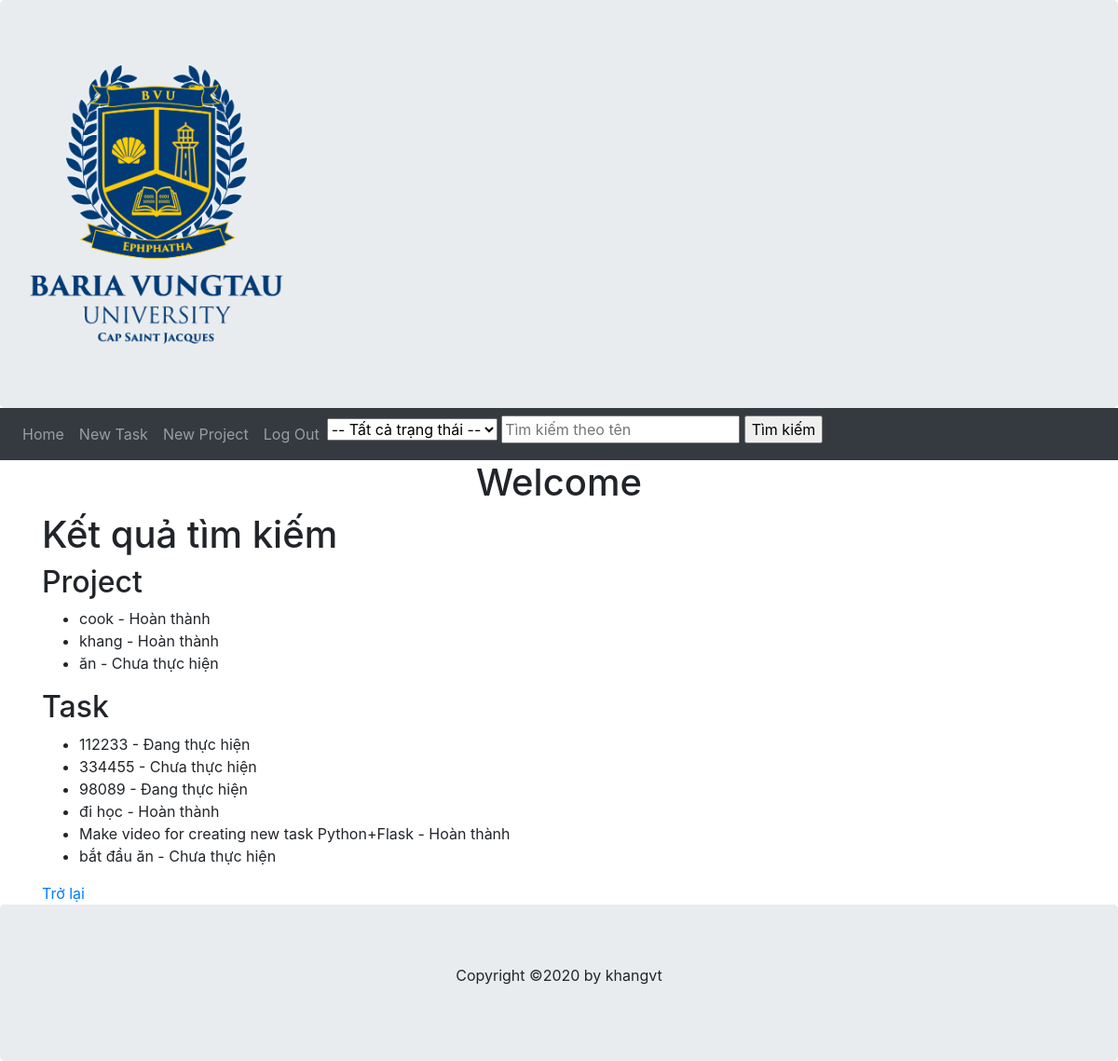
Screenshot of /search with the database file from the repository.
### models.py (models this page shows, shortened)
class Project(db.Model):
    project_id=db.Column(db.Integer, Sequence('priority_id_seq'), primary_key=True)
    description=db.Column(db.String(255), nullable=False)
    name=db.Column(db.String(255), nullable=False)
    deadline=db.Column(db.DateTime, nullable=False)
    user_id=db.Column(db.Integer, ForeignKey('user.user_id'))
    user=db.relationship('User', back_populates='projects')
    status_id=db.Column(db.Integer, ForeignKey('status.status_id'))
    status=db.relationship('Status', back_populates='project')
    tasks=db.relationship('Task', back_populates='project')

class Status(db.Model):
    status_id=db.Column(db.Integer, Sequence('priority_id_seq'), primary_key=True)
    description=db.Column(db.String(255), nullable=False)
    tasks=db.relationship('Task', back_populates='status')
    project=db.relationship('Project', back_populates='status')

class Task(db.Model):
    task_id=db.Column(db.Integer, Sequence('task_id_seq'), primary_key=True)
    description=db.Column(db.String(255), nullable=False)
    deadline=db.Column(db.DateTime, nullable=False)
    priority_id=db.Column(db.Integer, ForeignKey('priority.priority_id'))
    priority=db.relationship('Priority',back_populates="tasks")
    status_id=db.Column(db.Integer, ForeignKey('status.status_id'))
    status=db.relationship('Status',back_populates="tasks")
    project_id=db.Column(db.Integer, ForeignKey('project.project_id'))
    project=db.relationship('Project',back_populates="tasks")

### tpl.py (the view)
@app.route('/search', methods=['GET', 'POST'])
def search():
    _user_id=session.get('user')
    search_query = request.args.get('search_query')  # Lấy giá trị tìm kiếm từ tham số GET
    status = request.args.get('status')  # Lấy giá trị trạng thái từ tham số GET
    if search_query:
        if status:
            if status == '1':
                projects = db.session.query(models.Project).filter(
                    (models.Project.name.ilike(f"%{search_query}%")) & (models.Project.status_id == 1)
                ).all()
                tasks = db.session.query(models.Task).filter(
                    (models.Task.description.ilike(f"%{search_query}%")) & (models.Task.status_id == 1)
                ).all()
            elif status == '2':
                projects = db.session.query(models.Project).filter(
                    (models.Project.name.ilike(f"%{search_query}%")) & (models.Project.status_id == 2)
                ).all()
                tasks = db.session.query(models.Task).filter(
                    (models.Task.description.ilike(f"%{search_query}%")) & (models.Task.status_id == 2)
                ).all()
            elif status == '3':
                projects = db.session.query(models.Project).filter(
                    (models.Project.name.ilike(f"%{search_query}%")) & (models.Project.status_id == 3)
                ).all()
                tasks = db.session.query(models.Task).filter(
                    (models.Task.description.ilike(f"%{search_query}%")) & (models.Task.status_id == 3)
                ).all()
            elif status == '4':
                projects = db.session.query(models.Project).filter(
                    (models.Project.name.ilike(f"%{search_query}%")) & (models.Project.status_id == 4)
                ).all()
                tasks = db.session.query(models.Task).filter(
                    (models.Task.description.ilike(f"%{search_query}%")) & (models.Task.status_id == 4)
                ).all()
        else:
            projects = db.session.query(models.Project).filter(models.Project.name.ilike(f"%{search_query}%")).all()
            tasks = db.session.query(models.Task).filter(models.Task.description.ilike(f"%{search_query}%")).all()
    else:
        if status:
            if status == '1':
                projects = db.session.query(models.Project).filter_by(status_id=1).all()
                tasks = db.session.query(models.Task).filter_by(status_id=1).all()
            elif status == '2':
                projects = db.session.query(models.Project).filter_by(status_id=2).all()
                tasks = db.session.query(models.Task).filter_by(status_id=2).all()
            elif status == '3':
                projects = db.session.query(models.Project).filter_by(status_id=3).all()
                tasks = db.session.query(models.Task).filter_by(status_id=3).all()
            elif status == '4':
                projects = db.session.query(models.Project).filter_by(status_id=4).all()
                tasks = db.session.query(models.Task).filter_by(status_id=4).all()
        else:
            projects = db.session.query(models.Project).all()
            tasks = db.session.query(models.Task).all()
    return render_template('search_results.html', projects=projects, tasks=tasks, user=_user_id)

### templates/search_results.html
{%extends "userbase.html"%}
{%block content%}
    <div class="container">
        <div class="jumptron text-center">
            <h1>Welcome {{user.first_name}} {{user.last_name}}</h1>
        </div>
        <h1>Kết quả tìm kiếm</h1>
        <h2>Project</h2>
        <ul>
            {% for project in projects %}
                <li>{{ project.name }} - {{ project.status.description }}</li>
            {% endfor %}
        </ul>
        <h2>Task</h2>
        <ul>
            {% for task in tasks %}
                <li>{{ task.description }} - {{ task.status.description }}</li>
            {% endfor %}
        </ul>
        <a href="/userHome">Trở lại</a>
    </div>
{%endblock%}

### templates/userbase.html (shortened to what this page needs)
<!DOCTYPE html>
<html lang="en">
<head>
    <link rel="stylesheet" href="../static/bootstrap-4.0.0-dist/css/bootstrap.min.css">
</head>
<body>
    <div class="jumbotron" style="margin-bottom: 0;">
        <a href="/userHome" class="navbar-brand">
            <img src="../static/image/Logo.png" alt="logo" style="height: 300px;">
        </a>
    </div>
    <nav class="navbar navbar-expand-sm bg-dark navbar-dark">
        <ul class="navbar-nav">
            <li class="nav-item">
                <a href="/userHome" class="nav-link">Home</a>
            </li>
            <li class="nav-item">
                <a href="/newTask" class="nav-link">New Task</a>
            </li>
            <li class="nav-item">
                <a href="/newProject" class="nav-link">New Project</a>
            </li>
            <li class="nav-item">
                <a href="/logOut" class="nav-link">Log Out</a>
            </li>
            <li class="nav-item">
                <form method="GET" action="/search">
                    <select name="status">
                        <option value="">-- Tất cả trạng thái --</option>
                    </select>
                    <input type="text" name="search_query" placeholder="Tìm kiếm theo tên">
                    <input type="submit" value="Tìm kiếm">
                </form>
            </li>
        </ul>
    </nav>
    {% block content %}{%endblock%}
    <div class="jumbotron text-center" style="margin-bottom: 0;">
        <p>Copyright &copy;2020 by khangvt</p>
    </div>
</body>
</html>

### rows the page displays
Project: name "cook", status.description "Hoàn thành"
Project: name "khang", status.description "Hoàn thành"
Project: name "ăn", status.description "Chưa thực hiện"
Task: description "112233", status.description "Đang thực hiện"
Task: description "334455", status.description "Chưa thực hiện"
Task: description "98089", status.description "Đang thực hiện"
Task: description "đi học", status.description "Hoàn thành"
Task: description "Make video for creating new task Python+Flask", status.description "Hoàn thành"
Task: description "bắt đầu ăn", status.description "Chưa thực hiện"
